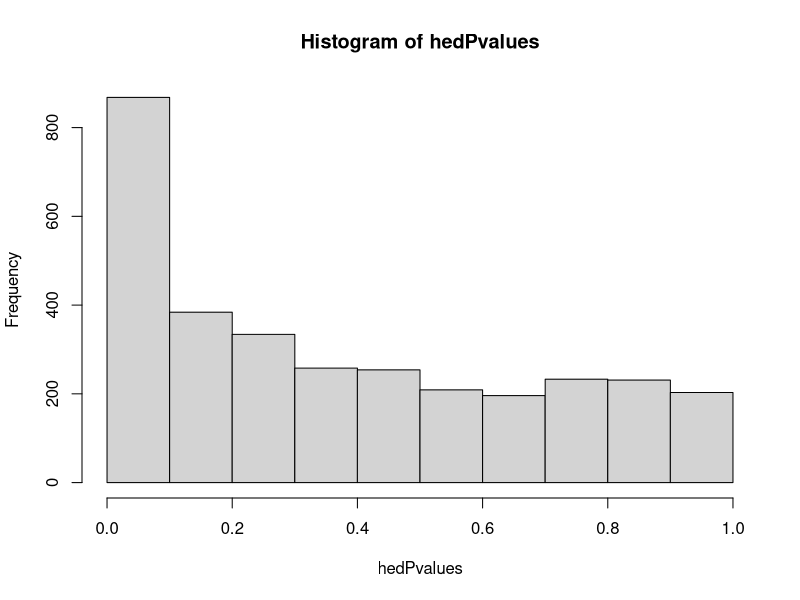
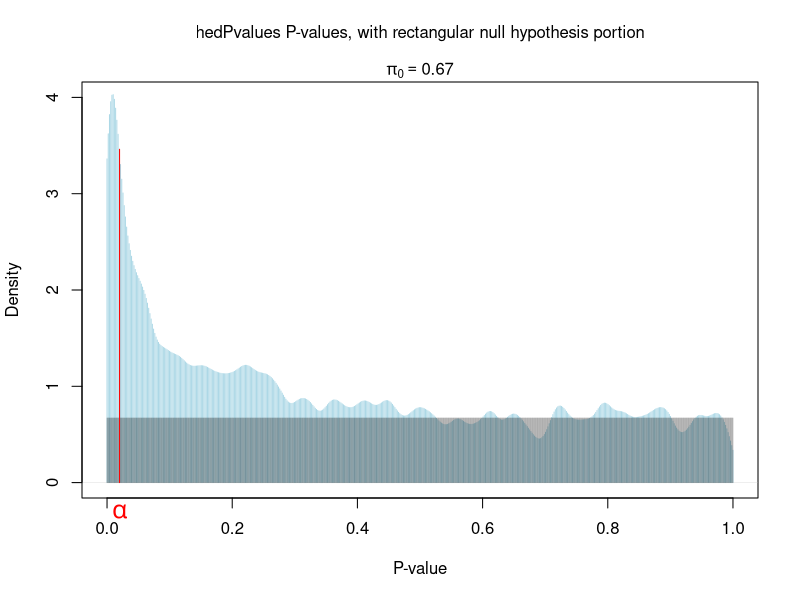
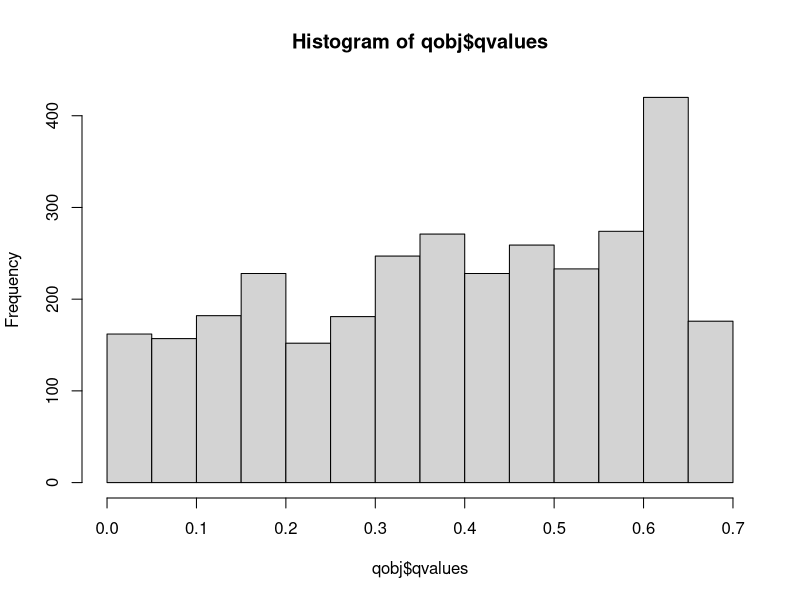
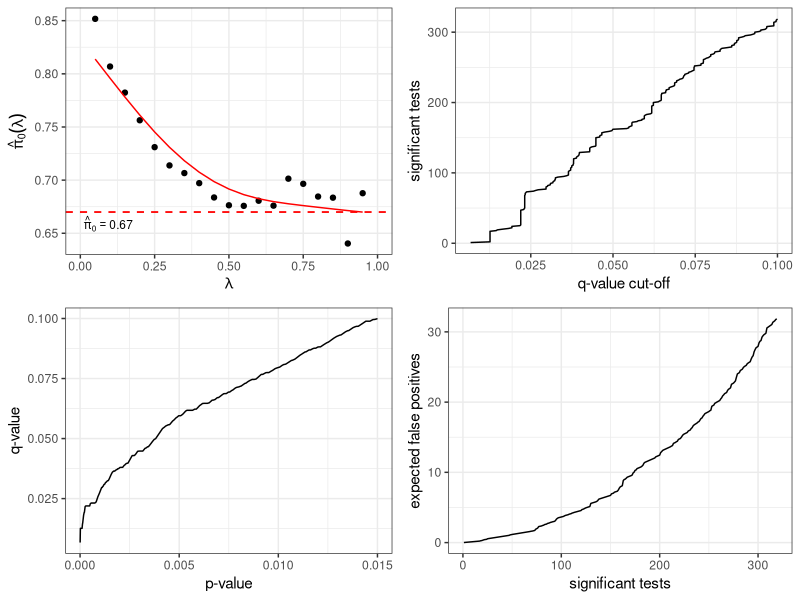

R code for these plots, in order:
### R code from vignette source 'qvalue.Rnw'

### http://genomine.org/papers/Storey_FDR_2011.pdf

###  Roger Day modified the demo; added a graph, and 
###  from chunk 2 onward, renamed hedenfalk to hedPvalues.

###################################################
### code chunk number 1: input
###################################################
library(qvalue)
data(hedenfalk)
length(hedenfalk)
str(hedenfalk)

hedPvalues = hedenfalk$p


###################################################
### code chunk number 2: qvalue.Rnw:83-84
###################################################
hist(hedPvalues)


###################################################
### code chunk number 3: qvalue.Rnw:92-93
###################################################
qobj <- qvalue(hedPvalues)
qobj$pi0

###################################################
###  Roger Day inserted chunk
###################################################
theDensity = density(hedPvalues, from=0, to=1, adjust = 0.2)
plot(theDensity, col="lightblue", type="h", ylim=c(0,4),
     main="", xlab="P-value")
lines(seq(0, 1, length=1000), rep(qobj$pi0, 1000), type="h", col="#00000033")
mtext("hedPvalues P-values, with rectangular null hypothesis portion", line=2)
mtext(parse(text=paste("pi[0] ==", round(qobj$pi0,3))))
text(x = 0.02, y = -0.3, cex=1.5, expression(bold(alpha)), xpd=NA, col="red")
argmin = function(v, target=0)
  sapply(target, function(target)which(abs(v-target) == min(abs(v-target))[1]))
points(x = 0.02, y=theDensity$y[ argmin(theDensity$x, target=0.02) ], col="red", type="h")


###################################################
### code chunk number 4: qvalue.Rnw:96-97
###################################################
hist(qobj$qvalues)


###################################################
### code chunk number 5: qvalue.Rnw:105-106
###################################################
summary(qobj)


###################################################
### code chunk number 6: qvalue.Rnw:119-120
###################################################
plot(qobj)


###################################################
### code chunk number 7: qvalue.Rnw:131-132
###################################################
write.qvalue(x = qobj, file = "qobj.out.txt")
